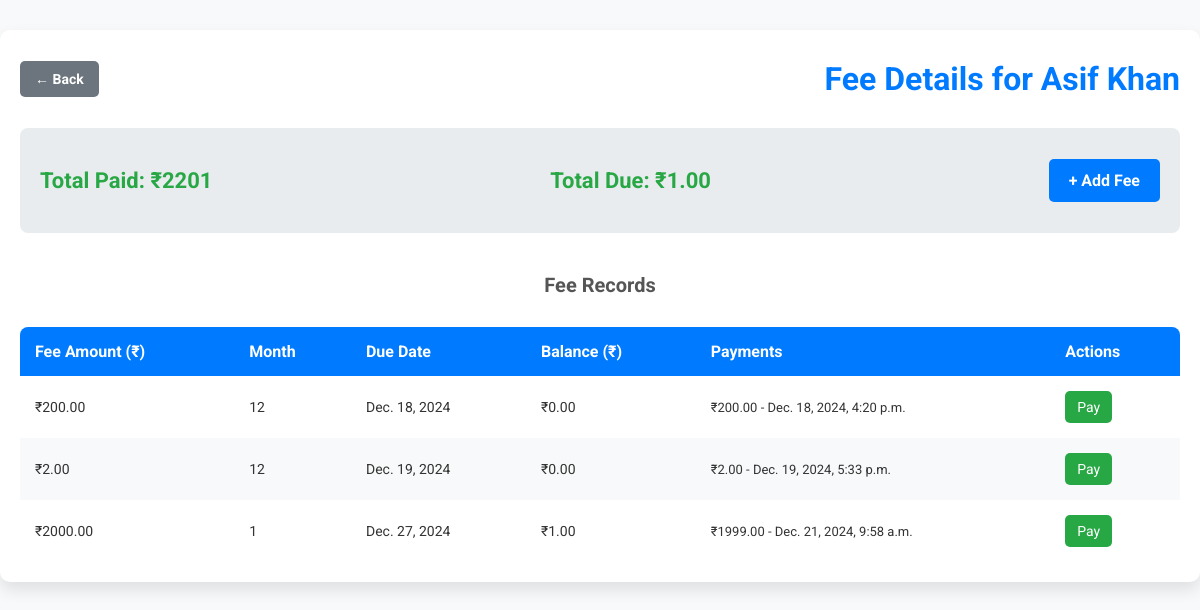
The page /students-fees/7/fee_details/ (signed in) on the database its author committed.
### app1/models.py (models this page shows, shortened)
class Student(models.Model):
    user = models.OneToOneField(User, on_delete=models.CASCADE, related_name="student_profile")
    name = models.CharField(max_length=255)
    email = models.EmailField(max_length=255)
    phone_number = models.CharField(max_length=15)
    face_embedding = models.JSONField(blank=True, null=True)
    authorized = models.BooleanField(default=False)
    roll_no = models.CharField(max_length=20,unique=True)
    address = models.TextField()
    date_of_birth = models.DateField()
    joining_date = models.DateField()
    mother_name = models.CharField(max_length=255)
    father_name = models.CharField(max_length=255)
    session = models.ForeignKey(Session, on_delete=models.CASCADE, related_name="students")
    courses = models.ManyToManyField(Course, related_name="students")
    department = models.ManyToManyField(Department, related_name="students")
    semester= models.ManyToManyField(Semester, related_name="students")

class Fee(models.Model):
    student = models.ForeignKey(Student, on_delete=models.CASCADE, related_name="fees")
    total_fee = models.DecimalField(max_digits=10, decimal_places=2)
    due_date = models.DateField()
    paid = models.BooleanField(default=False)
    balance = models.DecimalField(max_digits=10, decimal_places=2, default=0.00)
    added_month = models.PositiveIntegerField()
    added_year = models.PositiveIntegerField()
    advance_payment = models.DecimalField(max_digits=10, decimal_places=2, default=0.00)
    STATUS_CHOICES = [
        ('Paid', 'Paid'),
        ('Pending', 'Pending'),
        ('Partial', 'Partial'),
    ]
    status = models.CharField(max_length=10, choices=STATUS_CHOICES, default='Pending')

class FeePayment(models.Model):
    fee = models.ForeignKey(Fee, on_delete=models.CASCADE, related_name="payments")
    amount = models.DecimalField(max_digits=10, decimal_places=2)
    date = models.DateTimeField(default=timezone.now)
    PAYMENT_METHOD_CHOICES = [
        ('Cash', 'Cash'),
        ('UPI', 'UPI'),
        ('Bank Transfer', 'Bank Transfer'),
    ]
    payment_method = models.CharField(max_length=15, choices=PAYMENT_METHOD_CHOICES, default='Cash')

### app1/views.py (the view)
# urls.py: path('students-fees/<int:student_id>/fee_details/', views.student_fee_details, name='student_fee_details'),
@staff_member_required
def student_fee_details(request, student_id):
    student = get_object_or_404(Student, id=student_id)
    fees = student.fees.all()
    total_paid = sum(fee.payments.aggregate(total=Sum('amount'))['total'] or 0 for fee in fees)
    total_balance = sum(fee.balance for fee in fees)
    return render(request, 'fee/student_fee_details.html', {
        'student': student,
        'fees': fees,
        'total_paid': total_paid,
        'total_balance': total_balance,
    })

### templates/fee/student_fee_details.html (shortened to what this page needs)
<!DOCTYPE html>
<html lang="en">
<head>
</head>
<body>
    <div class="container">
        <div class="header">
            <a href="{% url 'student_list_with_fees' %}" class="back-button">← Back</a>
            <h1>Fee Details for {{ student.name }}</h1>
        </div>
        <div class="fee-summary">
            <h2>Total Paid: ₹{{ total_paid }}</h2>
            <h2>Total Due: ₹{{ total_balance }}</h2>
            <a href="{% url 'add_fee_for_student' student.id %}" class="add-fee-button">+ Add Fee</a>
        </div>
        <h3>Fee Records</h3>
        <div class="table-wrapper">
            <table>
                <thead>
                    <tr>
                        <th>Fee Amount (₹)</th>
                        <th>Month</th>
                        <th>Due Date</th>
                        <th>Balance (₹)</th>
                        <th>Payments</th>
                        <th>Actions</th>
                    </tr>
                </thead>
                <tbody>
                    {% for fee in student.fees.all %}
                        <tr>
                            <td>₹{{ fee.total_fee }}</td>
                            <td>{{ fee.added_month }}</td>
                            <td>{{ fee.due_date }}</td>
                            <td>₹{{ fee.balance }}</td>
                            <td>
                                <div class="payment-section">
                                    {% for payment in fee.payments.all %}
                                        <p>₹{{ payment.amount }} - {{ payment.date }}</p>
                                    {% empty %}
                                        <p class="no-payment">No Payments Yet</p>
                                    {% endfor %}
                                </div>
                            </td>
                            <td>
                                <a href="{% url 'pay_fee_for_student' fee.id %}" class="pay-link">Pay</a>
                            </td>
                        </tr>
                    {% endfor %}
                </tbody>
            </table>
        </div>
    </div>
</body>
</html>

### templates/fee/student_fee_details.html (style rules this page uses)
body { font-family: 'Roboto', sans-serif; background-color: #f8f9fa; margin: 0; padding: 0; color: #333; }
h1, h2, h3 { margin: 0; padding: 10px 0; text-align: center; }
h1 { color: #007bff; }
h2 { font-size: 22px; }
h3 { font-size: 20px; color: #555; margin-bottom: 15px; }
.container { max-width: 1200px; margin: 30px auto; padding: 20px; background-color: #fff; border-radius: 10px; box-shadow: 0 8px 16px rgba(0, 0, 0, 0.1); }
.header { display: flex; align-items: center; justify-content: space-between; margin-bottom: 20px; }
.back-button { padding: 10px 15px; font-size: 14px; font-weight: bold; color: #fff; background-color: #6c757d; border: none; border-radius: 5px; text-decoration: none; transition: background-color 0.3s ease; }
.fee-summary { display: flex; justify-content: space-between; align-items: center; flex-wrap: wrap; margin-bottom: 30px; padding: 20px; background: #e9ecef; border-radius: 8px; }
.fee-summary h2 { margin: 10px 0; color: #28a745; }
.add-fee-button { padding: 12px 20px; font-size: 16px; font-weight: 700; color: #fff; background-color: #007bff; border: none; border-radius: 5px; cursor: pointer; text-decoration: none; transition: all 0.3s ease; }
.table-wrapper { overflow-x: auto; margin-top: 20px; }
table { width: 100%; border-collapse: collapse; background: #fff; border-radius: 8px; overflow: hidden; }
thead { background-color: #007bff; }
th { padding: 15px; text-align: left; color: white; font-size: 16px; }
td { padding: 15px; font-size: 14px; color: #333; }
tr:nth-child(even) { background-color: #f8f9fa; }
.payment-section p { margin: 5px 0; font-size: 13px; }
.pay-link { display: inline-block; padding: 8px 12px; font-size: 14px; color: #fff; background-color: #28a745; border-radius: 5px; text-decoration: none; transition: all 0.3s ease; }

### rows shown on the page
Student: name "Asif Khan"
Fee: total_fee "200.00", added_month "12", due_date "Dec. 18, 2024", balance "0.00"
FeePayment: amount "200.00", date "Dec. 18, 2024, 4:20 p.m."
Fee: total_fee "2.00", added_month "12", due_date "Dec. 19, 2024", balance "0.00"
FeePayment: amount "2.00", date "Dec. 19, 2024, 5:33 p.m."
Fee: total_fee "2000.00", added_month "1", due_date "Dec. 27, 2024", balance "1.00"
FeePayment: amount "1999.00", date "Dec. 21, 2024, 9:58 a.m."

### other values the page prints
{{ total_paid }} "2201"
{{ total_balance }} "1.00"
